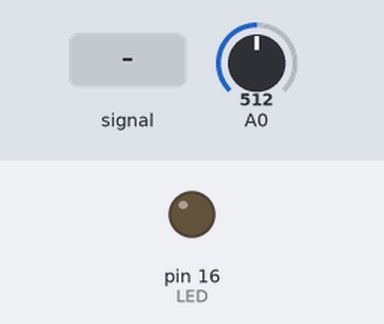
Recording of a sketch running on a simulated Arduino Uno, built with avr-gcc and run on an emulated ATmega328P. Parts: output pins drawn as LEDs (lit = HIGH). The inputs (shaded band) are chosen by the test bench; at power-on: A0 = 512. What the sketch prints to the serial monitor is not drawn.

Above: at 1.2 s.
1.3 s: A0 fed a 200 Hz sine of ±460 counts around its level
At 2.1 s:
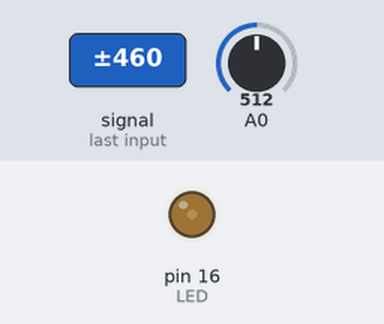
4.3 s: A0 set to 122
5.8 s: A0 set to 136
At 7.0 s:
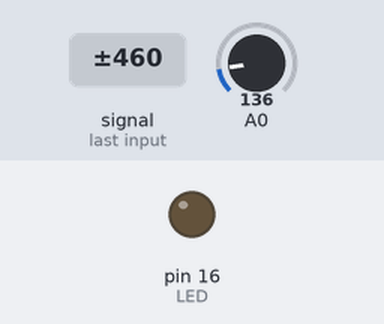
7.3 s: A0 set to 0
At 8.2 s:
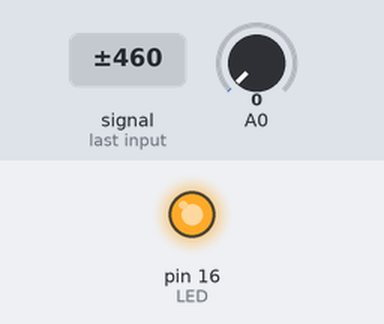
8.8 s: A0 set to 266
At 9.3 s:
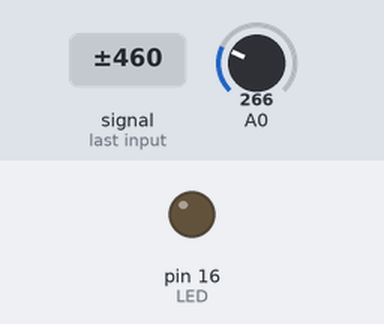
Timing chart, 0 to 11.3 s (numbered marks = the images above; inputs shaded):
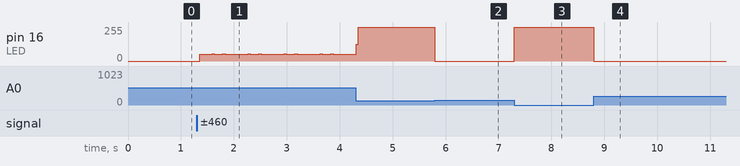

The sketch:

2022_02_04.ino
```cpp
const int LED = 16;
const int PWMRANGE = 255;

void setup() {
  Serial.begin(115200);
  pinMode(LED, OUTPUT);
}

void loop() {
  int sensorValue = analogRead(A0);

  Serial.println(sensorValue);

  if (sensorValue < 256) { // Sensibilisieren
    int pwmValue = PWMRANGE - sensorValue;
    analogWrite(LED, pwmValue);
  } else {
    analogWrite(LED, 0);
  }
}
```

Measured:
- after the input at 1.3 s, pin 16 (LED): 0/255 → 49/255 after 0.05 s, then repeats every 0.68 s: 56/255 0.04 s, 50/255 0.16 s, 56/255 0.04 s, 50/255 0.44 s
- after the input at 5.8 s, pin 16 (LED): 255/255 → 0/255 at once
- after the input at 7.3 s, pin 16 (LED): 0/255 → 255/255 at once
- after the input at 8.8 s, pin 16 (LED): 255/255 → 0/255 at once
